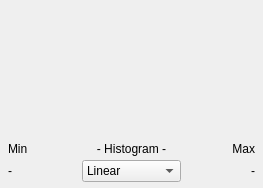
<?xml version="1.0" encoding="UTF-8"?>
<ui version="4.0">
 <class>HistogramWidget</class>
 <widget class="QWidget" name="HistogramWidget">
  <property name="geometry">
   <rect>
    <x>0</x>
    <y>0</y>
    <width>263</width>
    <height>188</height>
   </rect>
  </property>
  <property name="minimumSize">
   <size>
    <width>0</width>
    <height>188</height>
   </size>
  </property>
  <property name="windowTitle">
   <string>Form</string>
  </property>
  <layout class="QHBoxLayout" name="horizontalLayout_4">
   <property name="spacing">
    <number>0</number>
   </property>
   <property name="margin">
    <number>0</number>
   </property>
   <item>
    <widget class="QWidget" name="histBase_" native="true">
     <layout class="QVBoxLayout" name="verticalLayout_2">
      <property name="spacing">
       <number>2</number>
      </property>
      <property name="margin">
       <number>2</number>
      </property>
      <item>
       <widget class="QWidget" name="histogram_window_" native="true">
        <property name="sizePolicy">
         <sizepolicy hsizetype="Preferred" vsizetype="MinimumExpanding">
          <horstretch>0</horstretch>
          <verstretch>0</verstretch>
         </sizepolicy>
        </property>
        <property name="minimumSize">
         <size>
          <width>259</width>
          <height>133</height>
         </size>
        </property>
        <property name="toolTip">
         <string>Left mouse sets the lower threshold, right mouse sets the upper</string>
        </property>
        <layout class="QHBoxLayout" name="histogramLayout">
         <property name="spacing">
          <number>0</number>
         </property>
         <property name="margin">
          <number>2</number>
         </property>
        </layout>
       </widget>
      </item>
      <item>
       <widget class="QWidget" name="widget_3" native="true">
        <property name="minimumSize">
         <size>
          <width>53</width>
          <height>0</height>
         </size>
        </property>
        <layout class="QVBoxLayout" name="verticalLayout">
         <property name="spacing">
          <number>0</number>
         </property>
         <property name="margin">
          <number>0</number>
         </property>
         <item>
          <widget class="QWidget" name="widget_4" native="true">
           <layout class="QHBoxLayout" name="horizontalLayout">
            <property name="spacing">
             <number>0</number>
            </property>
            <property name="leftMargin">
             <number>6</number>
            </property>
            <property name="topMargin">
             <number>3</number>
            </property>
            <property name="rightMargin">
             <number>6</number>
            </property>
            <property name="bottomMargin">
             <number>0</number>
            </property>
            <item>
             <widget class="QWidget" name="widget_2" native="true">
              <layout class="QHBoxLayout" name="horizontalLayout_5">
               <property name="spacing">
                <number>0</number>
               </property>
               <property name="margin">
                <number>0</number>
               </property>
               <item>
                <widget class="QLabel" name="label">
                 <property name="text">
                  <string>Min</string>
                 </property>
                </widget>
               </item>
              </layout>
             </widget>
            </item>
            <item>
             <widget class="QWidget" name="widget_6" native="true">
              <layout class="QHBoxLayout" name="horizontalLayout_6">
               <property name="spacing">
                <number>0</number>
               </property>
               <property name="margin">
                <number>0</number>
               </property>
               <item>
                <widget class="QLabel" name="label_3">
                 <property name="text">
                  <string>- Histogram -</string>
                 </property>
                 <property name="alignment">
                  <set>Qt::AlignCenter</set>
                 </property>
                 <property name="indent">
                  <number>0</number>
                 </property>
                </widget>
               </item>
              </layout>
             </widget>
            </item>
            <item>
             <widget class="QWidget" name="widget_7" native="true">
              <layout class="QHBoxLayout" name="horizontalLayout_7">
               <property name="spacing">
                <number>0</number>
               </property>
               <property name="margin">
                <number>0</number>
               </property>
               <item>
                <widget class="QLabel" name="label_2">
                 <property name="layoutDirection">
                  <enum>Qt::LeftToRight</enum>
                 </property>
                 <property name="text">
                  <string>Max</string>
                 </property>
                 <property name="alignment">
                  <set>Qt::AlignRight|Qt::AlignTrailing|Qt::AlignVCenter</set>
                 </property>
                </widget>
               </item>
              </layout>
             </widget>
            </item>
           </layout>
          </widget>
         </item>
         <item>
          <widget class="QWidget" name="widget_5" native="true">
           <property name="minimumSize">
            <size>
             <width>0</width>
             <height>30</height>
            </size>
           </property>
           <layout class="QHBoxLayout" name="horizontalLayout_2" stretch="3,4,3">
            <property name="spacing">
             <number>0</number>
            </property>
            <property name="leftMargin">
             <number>6</number>
            </property>
            <property name="topMargin">
             <number>0</number>
            </property>
            <property name="rightMargin">
             <number>6</number>
            </property>
            <property name="bottomMargin">
             <number>0</number>
            </property>
            <item>
             <widget class="QLabel" name="min">
              <property name="text">
               <string>-</string>
              </property>
             </widget>
            </item>
            <item>
             <widget class="QWidget" name="widget" native="true">
              <layout class="QHBoxLayout" name="horizontalLayout_3">
               <property name="spacing">
                <number>0</number>
               </property>
               <property name="margin">
                <number>0</number>
               </property>
               <item>
                <widget class="QComboBox" name="log_histogram_combo_">
                 <property name="sizeAdjustPolicy">
                  <enum>QComboBox::AdjustToContents</enum>
                 </property>
                 <property name="currentIndex">
                  <number>0</number>
                 </property>
                 <item>
                  <property name="text">
                   <string>Linear</string>
                  </property>
                 </item>
                 <item>
                  <property name="text">
                   <string>Logarithmic</string>
                  </property>
                 </item>
                </widget>
               </item>
              </layout>
             </widget>
            </item>
            <item>
             <widget class="QLabel" name="max">
              <property name="layoutDirection">
               <enum>Qt::LeftToRight</enum>
              </property>
              <property name="text">
               <string>-</string>
              </property>
              <property name="alignment">
               <set>Qt::AlignRight|Qt::AlignTrailing|Qt::AlignVCenter</set>
              </property>
             </widget>
            </item>
           </layout>
          </widget>
         </item>
        </layout>
       </widget>
      </item>
     </layout>
    </widget>
   </item>
  </layout>
 </widget>
 <resources/>
 <connections/>
</ui>
